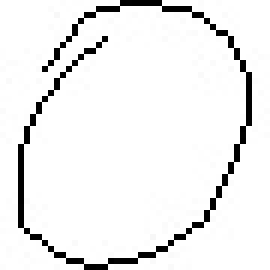
#> input picture Train_folder_new/0/0_39368.jpg, 45 x 45 px, found by its file name (shown 6 times larger); its folder holds only this picture in this run
$ jupyter execute --allow-errors SD_new.ipynb   (shell and % lines are left out)
#> lines starting #> are read from the running program, lines starting #| are printed output that depends on the picture; after the words box and inside, x2 and y2 are one past the last pixel; in counts of white or black regions, pixels touching at a corner belong together
[cell 1]
import numpy as np
import cv2
from PIL import Image
from matplotlib import pyplot as plt
import os
from os import listdir
from os.path import isfile, join
import pandas as pd
import random, shutil
import pickle

[cell 2]
import numpy
np.random.seed(1212)
import keras
from keras.models import Model
from keras.layers import *
from keras import optimizers
from keras.layers import Input, Dense
from keras.datasets import mnist
from keras.models import Sequential
from keras.layers import Dense
from keras.layers import Dropout
from keras.layers import Flatten
from keras.layers.convolutional import Conv2D
from keras.layers.convolutional import MaxPooling2D
from keras.utils import np_utils
from keras import backend as K
K.set_image_data_format('channels_first')
#> (this line was passed over: keras is not available in this run)
from keras.models import model_from_json

[cell 3]
import tensorflow as tf
from tensorflow.keras.models import Sequential
from tensorflow.keras.layers import Conv2D, MaxPooling2D, Dense, Flatten
from tensorflow.keras.utils import to_categorical

## MAKING TRAINING FOLDER

[cell 4]
firstdir ='D:/SD/extracted_images/'
tardir ='D:/SD/Train_folder_new/'
#> (the rest of this cell did not finish here and is left out)

[cell 5]
reqdir = ['0', '1', '2', '3', '4', '5', '6', '8', '9','(', ')', '+','-','=','x', 'y', 'z']

[cell 6]
path_from = []
path_to = []
for i in reqdir:
    path_from.append(firstdir + i)
    path_to.append(tardir + i)

[cell 7]
print(path_from)
print(path_to)

[cell 8]
j = 0
#> (the rest of this cell did not finish here and is left out)

## DATA EXTRACTION

[cell 9]
def load_images_from_folder(folder):
#> called with folder = 'D:/SD/Train_folder_new/0'
    train_data=[]
    for filename in os.listdir(folder):
        img = cv2.imread(os.path.join(folder,filename))
#> img is the input picture: shape (45, 45, 3); min 0, max 255, mean 238.7
        img_gray = cv2.cvtColor(img, cv2.COLOR_RGB2GRAY)
        a = img_gray.max()
#> a = 255
        if img is not None:
            _, thresh = cv2.threshold(img_gray, a/2+60, a,cv2.THRESH_BINARY_INV)
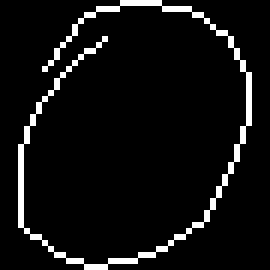
#> thresh: shape (45, 45) (shown 6 times larger); 6.3% white in thin lines or dots, all inside (x1, y1, x2, y2) = (3, 0, 42, 45)
            ctrs,ret=cv2.findContours(thresh,cv2.RETR_TREE,cv2.CHAIN_APPROX_SIMPLE)
#> ctrs = 1 contour, all with area under 20; ret = [[-1, -1, -1, -1]]
            cnt = sorted(ctrs, key = cv2.contourArea, reverse = True)
#> cnt = 1 contour, all with area under 20
            #c_0 = cnt[0]
            #x, y, w, h = cv2.boundingRect(c_0)
            im_resize = cv2.resize(thresh,(28,28))
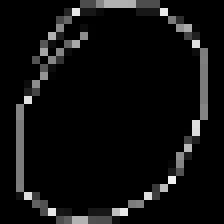
#> im_resize: shape (28, 28) (shown 8 times larger); min 0, max 241, mean 15.1
            train_data.append(im_resize)
    return train_data

[cell 10]
data=[]

[cell 11]
data = load_images_from_folder('D:/SD/Train_folder_new/0')
#> data = 1 item
for i in range(0,len(data)):
    data[i]=np.append(data[i],['0'])
#> this loop made 1 pass

print(len(data))
#| 1

[cell 12]
path_new = path_to[1:]
path_new.append('D:/SD/Train_folder_new/7')
print(path_new)

[cell 13]
j = 1
#> (the rest of this cell did not finish here and is left out)

    for k in range(0,len(data1)):
        data1[k]=np.append(data1[k],[str(j)])
    data=np.concatenate((data,data1))
    j += 1

#> (a cell that did not finish here is left out)

[cell 15]
df=pd.DataFrame(data,index=None)
#> df = table of 1 rows and 785 columns
df.to_csv('train_final.csv',index=False)
